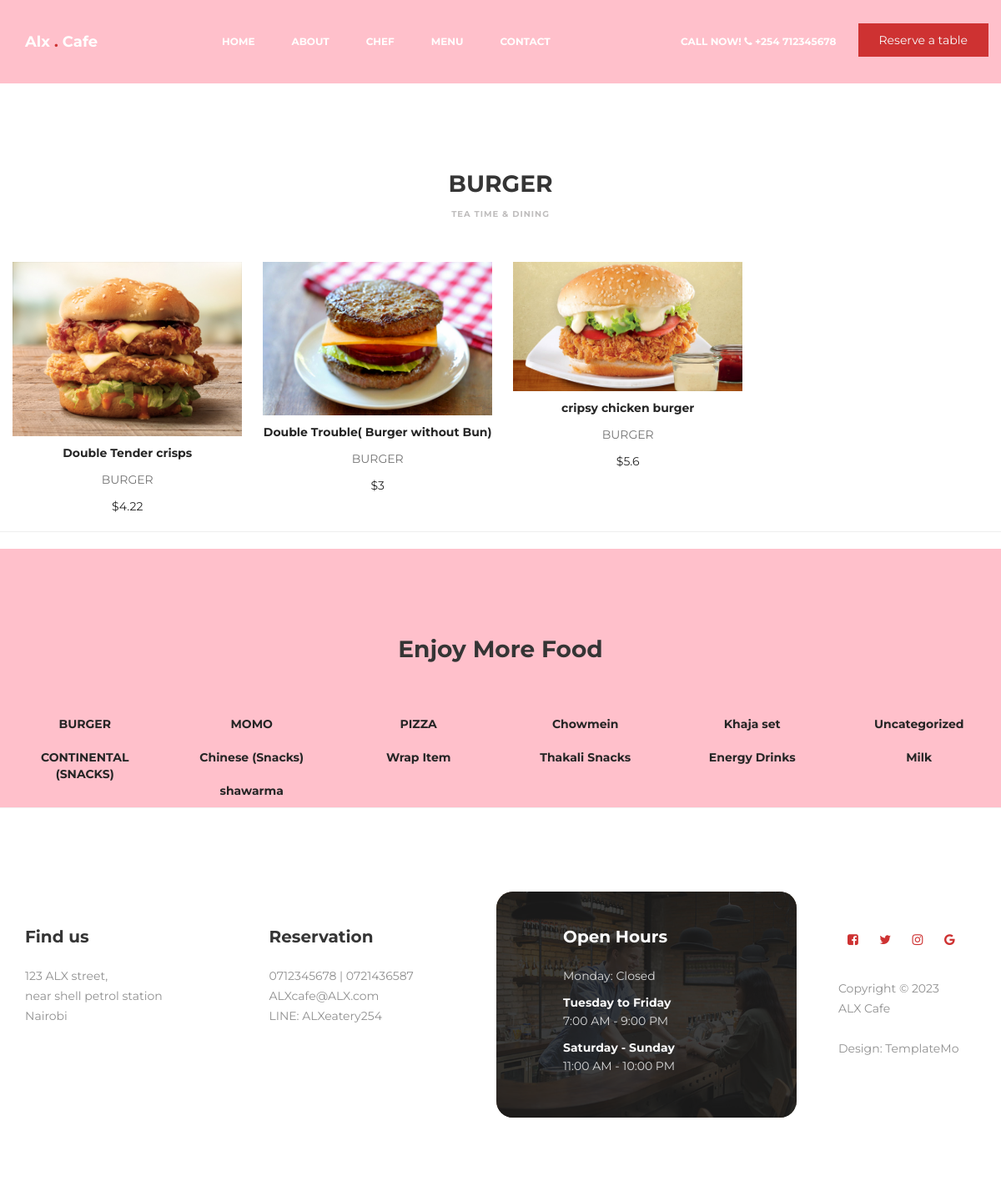
The page /menuname/BURGER on the database its author committed.
### menu/models.py (models this page shows, shortened)
class MainMenu(models.Model):
    created_at = models.DateField(auto_now_add=True)
    posted_by = models.ForeignKey(User, on_delete=models.CASCADE)
    name = models.CharField(max_length=100, unique=True)
    title = models.CharField(max_length=255, unique=True)
    slug = models.CharField(max_length=100,unique=True)
    status = models.BooleanField(default=0)
    description = models.TextField(max_length=400)
    def __str__(self):
        return self.title

class MenuItems(models.Model):
    title = models.CharField(max_length=60, unique=True)
    main_menu = models.ForeignKey(MainMenu, on_delete=models.CASCADE)
    slug = models.CharField(max_length=60, unique=True)
    status = models.BooleanField(default=0)
    date = models.DateTimeField(auto_now_add=True)
    image = models.ImageField(blank=True, upload_to='pictures')
    author = models.ForeignKey(User, on_delete=models.CASCADE)
    description = models.TextField(max_length=400)
    price = models.CharField(max_length=100,default='3')

### menu/views.py (the view)
# urls.py: path('menuname/<name>',views.menudetails,name='menudetail'),
def menudetails(request,name):
    menuitems = MenuItems.objects.filter(main_menu__name=name)
    menus = MainMenu.objects.all()
    data = {
        'title': MainMenu.objects.get(name=name),
        'menuitems' : menuitems,
        'menus': menus,
    }
    return render(request, 'pages/menudetails.html', data)

### menu/templates/pages/menudetails.html (shortened to what this page needs)
{% extends 'master/master.html' %}
{% block content %}
{% load static %}
<section class="navbar custom-navbar navbar-fixed-top" role="navigation">
    <div class="container">
        <div class="navbar-header">
            <a href="{% url 'home' %}" class="navbar-brand">Alx <span>.</span> Cafe</a>
        </div>
        <div class="collapse navbar-collapse">
            <ul class="nav navbar-nav navbar-nav-first">
                <li><a href="{% url 'home' %}#home" class="smoothScroll">Home</a></li>
                <li><a href="{% url 'home' %}#about" class="smoothScroll">About</a></li>
                <li><a href="{% url 'home' %}#team" class="smoothScroll">Chef</a></li>
                <li><a href="{% url 'home' %}#menu" class="smoothScroll">Menu</a></li>
                <li><a href="{% url 'home' %}#contact" class="smoothScroll">Contact</a></li>
            </ul>
            <ul class="nav navbar-nav navbar-right">
                <li><a href="#">Call Now! <i class="fa fa-phone"></i> +254 712345678  </a></li>
                <a href="{% url 'home' %}#footer" class="section-btn">Reserve a table</a>
            </ul>
        </div>
    </div>
</section>
<section id="menu" style="background: pink">
</section>
<section id="menu">
    <div class="container">
        <div class="row">
            <div class="col-md-12 col-sm-12">
                <div class="section-title " data-wow-delay="0.1s">
                    <h2>{{title}}</h2>
                    <h4>Tea Time &amp; Dining</h4>
                </div>
            </div>
            {% for menuitem in menuitems %}
            <div class="col-md-3 col-sm-6">
                <div class="menu-thumb">
                    <div class="card">
                        <a href="{{menuitem.image.url}}" class="image-popup" title="{{menuitem.title}}">
                            <img src="{{menuitem.image.url}}" class="img-responsive" alt="">
                            <div class="card-body">
                                <h5 class="card-title">{{menuitem.title}}</h5>
                                <p>{{menuitem.main_menu}}</p>
                                <div class="menu-price">
                                    <span>${{menuitem.price}}</span>
                                </div>
                            </div>
                        </a>
                    </div>
                </div>
            </div>
            {% endfor %}
        </div>
    </div>
</section>
<hr>
<section id="menu" style="background: pink">
    <div class="container">
        <div class="row">
            <div class="col-md-12 col-sm-12">
                <div class="section-title" data-wow-delay="0.1s">
                    <h2>Enjoy More Food</h2>
                </div>
            </div>
            {% for menu in menus %}
             <div class="col-md-2">
                <div class="menu-thumb">
                    <div class="card">
                        <a href="{% url 'menudetail' menu.name%}">
                            <div class="card-body">
                                <h5 class="card-title">{{menu.title}}</h5>
                            </div>
                        </a>
                    </div>
                </div>
            </div>
            {% endfor %}
        </div>
    </div>
</section>
{% endblock %}

### menu/templates/master/master.html
{% include 'layout/header.html' %}
{% block content %}
{% endblock %}
{% include 'layout/footer.html' %}

### menu/templates/layout/header.html (shortened to what this page needs)
<!DOCTYPE html>
{%load static %}
<html lang="en">
<head>
     <link rel="stylesheet" href="{% static 'assets/css/bootstrap.min.css' %}">
     <link rel="stylesheet" href="{% static 'assets/css/font-awesome.min.css' %}">
     <link rel="stylesheet" href="{% static 'assets/css/animate.css' %}">
     <link rel="stylesheet" href="{% static 'assets/css/owl.carousel.css' %}">
     <link rel="stylesheet" href="{% static 'assets/css/owl.theme.default.min.css' %}">
     <link rel="stylesheet" href="{% static 'assets/css/magnific-popup.css' %}">
     <link rel="stylesheet" href="{% static 'assets/css/templatemo-style.css'%}">
</head>
<body>

### menu/templates/layout/footer.html (shortened to what this page needs)
{% load static %}
     <footer id="footer" data-stellar-background-ratio="0.5">
          <div class="container">
               <div class="row">
                    <div class="col-md-3 col-sm-8">
                         <div class="footer-info">
                              <div class="section-title">
                                   <h2 class="wow fadeInUp" data-wow-delay="0.2s">Find us</h2>
                              </div>
                              <address class="wow fadeInUp" data-wow-delay="0.4s">
                                   <p>123 ALX street,<br> near shell petrol station<br>Nairobi</p>
                              </address>
                         </div>
                    </div>
                    <div class="col-md-3 col-sm-8">
                         <div class="footer-info">
                              <div class="section-title">
                                   <h2 class="wow fadeInUp" data-wow-delay="0.2s">Reservation</h2>
                              </div>
                              <address class="wow fadeInUp" data-wow-delay="0.4s">
                                   <p>0712345678 | 0721436587</p>
                                   <p><a href="mailto:info@company.com">ALXcafe@ALX.com</a></p>
                                   <p>LINE: ALXeatery254 </p>
                              </address>
                         </div>
                    </div>
                    <div class="col-md-4 col-sm-8">
                         <div class="footer-info footer-open-hour">
                              <div class="section-title">
                                   <h2 class="wow fadeInUp" data-wow-delay="0.2s">Open Hours</h2>
                              </div>
                              <div class="wow fadeInUp" data-wow-delay="0.4s">
                                   <p>Monday: Closed</p>
                                   <div>
                                        <strong>Tuesday to Friday</strong>
                                        <p>7:00 AM - 9:00 PM</p>
                                   </div>
                                   <div>
                                        <strong>Saturday - Sunday</strong>
                                        <p>11:00 AM - 10:00 PM</p>
                                   </div>
                              </div>
                         </div>
                    </div>
                    <div class="col-md-2 col-sm-4">
                         <ul class="wow fadeInUp social-icon" data-wow-delay="0.4s">
                              <li><a href="#" class="fa fa-facebook-square" attr="facebook icon"></a></li>
                              <li><a href="#" class="fa fa-twitter"></a></li>
                              <li><a href="#" class="fa fa-instagram"></a></li>
                              <li><a href="#" class="fa fa-google"></a></li>
                         </ul>
                         <div class="wow fadeInUp copyright-text" data-wow-delay="0.8s">
                              <p><br>Copyright &copy; 2023 <br>ALX Cafe
                              <br><br>Design: TemplateMo</p>
                         </div>
                    </div>
               </div>
          </div>
     </footer>
</body>
</html>

### static/assets/css/templatemo-style.css (style rules this page uses)
body { background: #ffffff; font-family: 'Montserrat', sans-serif; overflow-x: hidden; }
h1,h2,h3,h4,h5,h6 { font-weight: bold; line-height: inherit; }
h2 { color: #353535; font-size: 2em; padding-bottom: 10px; }
p { color: #757575; font-size: 14px; font-weight: normal; line-height: 24px; }
html { -webkit-font-smoothing: antialiased; }
a { color: #252525; -webkit-transition: 0.5s; transition: 0.5s; text-decoration: none !important; }
.section-title { padding-bottom: 40px; }
.section-title h2 { margin: 0; }
.section-title h4 { color: #bfbdbd; font-size: 10px; letter-spacing: 1px; text-transform: uppercase; margin-top: 0; }
section { position: relative; padding: 100px 0; }
#team, #menu, #menuitems, #testimonial { text-align: center; }
.section-btn { background: #ce3232; border-radius: 0; border: 0; color: #f9f9f9; font-size: inherit; font-weight: normal; padding: 10px 25px; transition: 0.5s 0.2s; }
.custom-navbar { border: none; margin-bottom: 0; padding: 25px 0; }
.custom-navbar .navbar-brand { color: #ffffff; font-size: 18px; font-weight: bold; }
.custom-navbar .navbar-brand span { color: #ce3232; }
.custom-navbar .navbar-nav.navbar-nav-first { margin-left: 8em; }
.custom-navbar .navbar-nav.navbar-right li a { padding-right: 12px; padding-left: 12px; }
.custom-navbar .navbar-nav.navbar-right .section-btn { display: inline-block; margin: 0.2em 0 0 1em; }
.custom-navbar .nav li a { font-size: 12px; font-weight: bold; color: #ffffff; padding-right: 22px; padding-left: 22px; text-transform: uppercase; }
@media (min-width:768px) { .custom-navbar { border-bottom: 0; background: 0 0; } }
#menu { padding-bottom: 0; }
#menu .container { width: 100%; }
.menu-thumb img { width: 100%; transition: 0.5s; }
#menu .menu-thumb { overflow: hidden; position: relative; cursor: pointer; width: 102%; }
footer { border-top: 1px solid rgba(0,0,0,0.05); padding: 120px 0; padding-bottom: 80px; }
footer .section-title { padding-bottom: 10px; }
footer h2 { font-size: 20px; }
footer a, footer p { color: #909090; }
footer strong { color: #d9d9d9; }
footer address p { margin-bottom: 0; }
.footer-info, footer .social-icon { margin-top: 20px; }
.footer-open-hour { background: #ce3232; background: url('../images/footer-open-hour-bg.jpg') center center no-repeat; background-size: cover; border-radius: 20px; margin-top: 0; padding: 40px 0 40px 80px; overflow: hidden; position: relative; z-index: 22; right: 20px; bottom: 20px; }
.footer-open-hour::after { background: rgba(29,29,29,0.85); content: ""; position: absolute; top: 0; right: 0; bottom: 0; left: 0; width: 100%; height: 100%; z-index: -2222; }
.footer-open-hour h2 { color: #ffffff; }
.footer-open-hour p { color: #d9d9d9; }
.footer-open-hour strong { color: #f9f9f9; }
.social-icon { position: relative; padding: 0; margin: 0; }
.social-icon li { display: inline-block; list-style: none; margin-bottom: 5px; }
.social-icon li a { border-radius: 100px; color: #ce3232; font-size: 15px; width: 35px; height: 35px; line-height: 35px; text-decoration: none; text-align: center; transition: all 0.4s ease-in-out; position: relative; }

### rows shown on the page
MainMenu: title "BURGER"
MenuItems: image (picture), title "Double Tender crisps", main_menu "BURGER", price "4.22"
MenuItems: image (picture), title "Double Trouble( Burger without Bun)", main_menu "BURGER", price "3"
MenuItems: image (picture), title "cripsy chicken burger", main_menu "BURGER", price "5.6"
MainMenu: title "MOMO"
MainMenu: title "PIZZA"
MainMenu: title "Chowmein"
MainMenu: title "Khaja set"
MainMenu: title "Uncategorized"
MainMenu: title "CONTINENTAL (SNACKS)"
MainMenu: title "Chinese (Snacks)"
MainMenu: title "Wrap Item"
MainMenu: title "Thakali Snacks"
MainMenu: title "Energy Drinks"
MainMenu: title "Milk"
MainMenu: title "shawarma"
